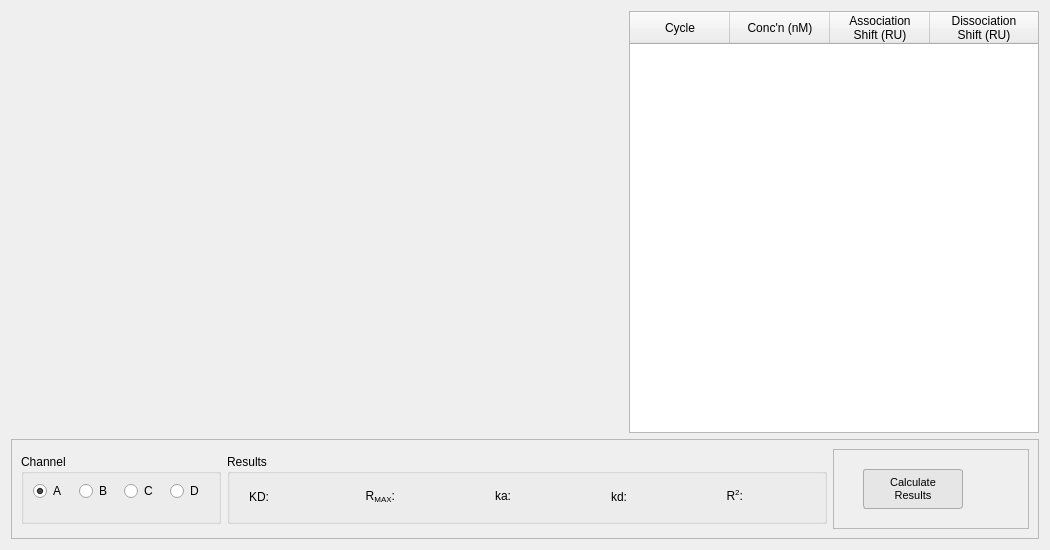
<?xml version="1.0" encoding="UTF-8"?>
<ui version="4.0">
 <class>KAKDWizardDialog</class>
 <widget class="QDialog" name="KAKDWizardDialog">
  <property name="geometry">
   <rect>
    <x>0</x>
    <y>0</y>
    <width>1050</width>
    <height>550</height>
   </rect>
  </property>
  <property name="minimumSize">
   <size>
    <width>1050</width>
    <height>550</height>
   </size>
  </property>
  <property name="font">
   <font>
    <family>Segoe UI</family>
   </font>
  </property>
  <property name="windowTitle">
   <string>Kinetic Wizard</string>
  </property>
  <layout class="QVBoxLayout" name="verticalLayout">
   <item>
    <layout class="QHBoxLayout" name="horizontalLayout_4">
     <item>
      <widget class="PlotWidget" name="graph" native="true">
       <property name="sizePolicy">
        <sizepolicy hsizetype="Expanding" vsizetype="Preferred">
         <horstretch>0</horstretch>
         <verstretch>0</verstretch>
        </sizepolicy>
       </property>
       <property name="minimumSize">
        <size>
         <width>600</width>
         <height>200</height>
        </size>
       </property>
       <layout class="QHBoxLayout" name="horizontalLayout">
        <item>
         <spacer name="horizontalSpacer">
          <property name="orientation">
           <enum>Qt::Horizontal</enum>
          </property>
          <property name="sizeHint" stdset="0">
           <size>
            <width>40</width>
            <height>20</height>
           </size>
          </property>
         </spacer>
        </item>
        <item>
         <layout class="QVBoxLayout" name="verticalLayout_2">
          <item>
           <widget class="QLabel" name="label_cur_info">
            <property name="sizePolicy">
             <sizepolicy hsizetype="Preferred" vsizetype="Fixed">
              <horstretch>0</horstretch>
              <verstretch>0</verstretch>
             </sizepolicy>
            </property>
            <property name="font">
             <font>
              <pointsize>8</pointsize>
             </font>
            </property>
            <property name="styleSheet">
             <string notr="true">color: rgb(150, 150, 150);</string>
            </property>
            <property name="text">
             <string/>
            </property>
            <property name="alignment">
             <set>Qt::AlignRight|Qt::AlignTop|Qt::AlignTrailing</set>
            </property>
           </widget>
          </item>
          <item>
           <spacer name="verticalSpacer">
            <property name="orientation">
             <enum>Qt::Vertical</enum>
            </property>
            <property name="sizeHint" stdset="0">
             <size>
              <width>20</width>
              <height>40</height>
             </size>
            </property>
           </spacer>
          </item>
         </layout>
        </item>
       </layout>
      </widget>
     </item>
     <item>
      <widget class="QTableWidget" name="table">
       <property name="minimumSize">
        <size>
         <width>410</width>
         <height>0</height>
        </size>
       </property>
       <property name="maximumSize">
        <size>
         <width>410</width>
         <height>16777215</height>
        </size>
       </property>
       <property name="horizontalScrollBarPolicy">
        <enum>Qt::ScrollBarAlwaysOff</enum>
       </property>
       <property name="editTriggers">
        <set>QAbstractItemView::DoubleClicked</set>
       </property>
       <property name="selectionBehavior">
        <enum>QAbstractItemView::SelectRows</enum>
       </property>
       <attribute name="horizontalHeaderDefaultSectionSize">
        <number>100</number>
       </attribute>
       <attribute name="horizontalHeaderMinimumSectionSize">
        <number>100</number>
       </attribute>
       <attribute name="horizontalHeaderStretchLastSection">
        <bool>true</bool>
       </attribute>
       <attribute name="verticalHeaderVisible">
        <bool>false</bool>
       </attribute>
       <column>
        <property name="text">
         <string>Cycle</string>
        </property>
        <property name="font">
         <font>
          <pointsize>9</pointsize>
         </font>
        </property>
        <property name="textAlignment">
         <set>AlignCenter</set>
        </property>
       </column>
       <column>
        <property name="text">
         <string>Conc'n (nM)</string>
        </property>
        <property name="font">
         <font>
          <pointsize>9</pointsize>
         </font>
        </property>
        <property name="textAlignment">
         <set>AlignCenter</set>
        </property>
       </column>
       <column>
        <property name="text">
         <string>Association
Shift (RU)</string>
        </property>
        <property name="font">
         <font>
          <pointsize>9</pointsize>
         </font>
        </property>
        <property name="textAlignment">
         <set>AlignCenter</set>
        </property>
       </column>
       <column>
        <property name="text">
         <string>Dissociation
Shift (RU)</string>
        </property>
        <property name="textAlignment">
         <set>AlignCenter</set>
        </property>
       </column>
      </widget>
     </item>
    </layout>
   </item>
   <item>
    <widget class="QFrame" name="frame_2">
     <property name="minimumSize">
      <size>
       <width>0</width>
       <height>100</height>
      </size>
     </property>
     <property name="maximumSize">
      <size>
       <width>16777215</width>
       <height>100</height>
      </size>
     </property>
     <property name="frameShape">
      <enum>QFrame::StyledPanel</enum>
     </property>
     <property name="frameShadow">
      <enum>QFrame::Raised</enum>
     </property>
     <layout class="QHBoxLayout" name="horizontalLayout_5">
      <item>
       <widget class="QGroupBox" name="groupBox_2">
        <property name="minimumSize">
         <size>
          <width>200</width>
          <height>70</height>
         </size>
        </property>
        <property name="maximumSize">
         <size>
          <width>220</width>
          <height>70</height>
         </size>
        </property>
        <property name="font">
         <font>
          <pointsize>9</pointsize>
         </font>
        </property>
        <property name="title">
         <string>Channel</string>
        </property>
        <layout class="QHBoxLayout" name="horizontalLayout_3">
         <property name="topMargin">
          <number>7</number>
         </property>
         <property name="bottomMargin">
          <number>11</number>
         </property>
         <item alignment="Qt::AlignTop">
          <widget class="QRadioButton" name="ch_a">
           <property name="text">
            <string>A</string>
           </property>
           <property name="checked">
            <bool>true</bool>
           </property>
          </widget>
         </item>
         <item alignment="Qt::AlignTop">
          <widget class="QRadioButton" name="ch_b">
           <property name="text">
            <string>B</string>
           </property>
          </widget>
         </item>
         <item alignment="Qt::AlignTop">
          <widget class="QRadioButton" name="ch_c">
           <property name="text">
            <string>C</string>
           </property>
          </widget>
         </item>
         <item alignment="Qt::AlignTop">
          <widget class="QRadioButton" name="ch_d">
           <property name="text">
            <string>D</string>
           </property>
          </widget>
         </item>
        </layout>
       </widget>
      </item>
      <item>
       <widget class="QGroupBox" name="affinity_result">
        <property name="sizePolicy">
         <sizepolicy hsizetype="Expanding" vsizetype="Preferred">
          <horstretch>0</horstretch>
          <verstretch>0</verstretch>
         </sizepolicy>
        </property>
        <property name="minimumSize">
         <size>
          <width>360</width>
          <height>70</height>
         </size>
        </property>
        <property name="maximumSize">
         <size>
          <width>10000</width>
          <height>70</height>
         </size>
        </property>
        <property name="font">
         <font>
          <pointsize>9</pointsize>
          <weight>50</weight>
          <bold>false</bold>
         </font>
        </property>
        <property name="title">
         <string>Results</string>
        </property>
        <layout class="QHBoxLayout" name="layout_constant">
         <property name="spacing">
          <number>10</number>
         </property>
         <property name="topMargin">
          <number>7</number>
         </property>
         <item alignment="Qt::AlignRight">
          <widget class="QLabel" name="label">
           <property name="minimumSize">
            <size>
             <width>30</width>
             <height>0</height>
            </size>
           </property>
           <property name="font">
            <font>
             <weight>50</weight>
             <bold>false</bold>
            </font>
           </property>
           <property name="text">
            <string>KD:</string>
           </property>
           <property name="alignment">
            <set>Qt::AlignRight|Qt::AlignTrailing|Qt::AlignVCenter</set>
           </property>
          </widget>
         </item>
         <item>
          <widget class="QLabel" name="lb_KD">
           <property name="sizePolicy">
            <sizepolicy hsizetype="Expanding" vsizetype="Preferred">
             <horstretch>0</horstretch>
             <verstretch>0</verstretch>
            </sizepolicy>
           </property>
           <property name="minimumSize">
            <size>
             <width>70</width>
             <height>0</height>
            </size>
           </property>
           <property name="text">
            <string/>
           </property>
          </widget>
         </item>
         <item alignment="Qt::AlignRight">
          <widget class="QLabel" name="label_2">
           <property name="minimumSize">
            <size>
             <width>40</width>
             <height>0</height>
            </size>
           </property>
           <property name="font">
            <font>
             <weight>50</weight>
             <bold>false</bold>
            </font>
           </property>
           <property name="text">
            <string>&lt;html&gt;&lt;head/&gt;&lt;body&gt;&lt;p&gt;R&lt;span style=&quot; vertical-align:sub;&quot;&gt;MAX&lt;/span&gt;:&lt;/p&gt;&lt;/body&gt;&lt;/html&gt;</string>
           </property>
           <property name="alignment">
            <set>Qt::AlignRight|Qt::AlignTrailing|Qt::AlignVCenter</set>
           </property>
          </widget>
         </item>
         <item>
          <widget class="QLabel" name="lb_Rmax">
           <property name="sizePolicy">
            <sizepolicy hsizetype="Expanding" vsizetype="Preferred">
             <horstretch>0</horstretch>
             <verstretch>0</verstretch>
            </sizepolicy>
           </property>
           <property name="minimumSize">
            <size>
             <width>70</width>
             <height>0</height>
            </size>
           </property>
           <property name="text">
            <string/>
           </property>
          </widget>
         </item>
         <item>
          <widget class="QLabel" name="label_4">
           <property name="minimumSize">
            <size>
             <width>30</width>
             <height>0</height>
            </size>
           </property>
           <property name="font">
            <font>
             <weight>50</weight>
             <bold>false</bold>
            </font>
           </property>
           <property name="text">
            <string>&lt;html&gt;&lt;head/&gt;&lt;body&gt;&lt;p&gt;ka:&lt;/p&gt;&lt;/body&gt;&lt;/html&gt;</string>
           </property>
           <property name="alignment">
            <set>Qt::AlignRight|Qt::AlignTrailing|Qt::AlignVCenter</set>
           </property>
          </widget>
         </item>
         <item>
          <widget class="QLabel" name="lb_ka">
           <property name="sizePolicy">
            <sizepolicy hsizetype="Expanding" vsizetype="Preferred">
             <horstretch>0</horstretch>
             <verstretch>0</verstretch>
            </sizepolicy>
           </property>
           <property name="minimumSize">
            <size>
             <width>70</width>
             <height>0</height>
            </size>
           </property>
           <property name="text">
            <string/>
           </property>
          </widget>
         </item>
         <item>
          <widget class="QLabel" name="label_3">
           <property name="minimumSize">
            <size>
             <width>30</width>
             <height>0</height>
            </size>
           </property>
           <property name="font">
            <font>
             <weight>50</weight>
             <bold>false</bold>
            </font>
           </property>
           <property name="text">
            <string>kd:</string>
           </property>
           <property name="alignment">
            <set>Qt::AlignRight|Qt::AlignTrailing|Qt::AlignVCenter</set>
           </property>
          </widget>
         </item>
         <item>
          <widget class="QLabel" name="lb_kd">
           <property name="sizePolicy">
            <sizepolicy hsizetype="Expanding" vsizetype="Preferred">
             <horstretch>0</horstretch>
             <verstretch>0</verstretch>
            </sizepolicy>
           </property>
           <property name="minimumSize">
            <size>
             <width>70</width>
             <height>0</height>
            </size>
           </property>
           <property name="text">
            <string/>
           </property>
          </widget>
         </item>
         <item>
          <widget class="QLabel" name="label_5">
           <property name="minimumSize">
            <size>
             <width>30</width>
             <height>0</height>
            </size>
           </property>
           <property name="font">
            <font>
             <weight>50</weight>
             <bold>false</bold>
            </font>
           </property>
           <property name="text">
            <string>&lt;html&gt;&lt;head/&gt;&lt;body&gt;&lt;p&gt;R&lt;span style=&quot; vertical-align:super;&quot;&gt;2&lt;/span&gt;:&lt;/p&gt;&lt;/body&gt;&lt;/html&gt;</string>
           </property>
           <property name="alignment">
            <set>Qt::AlignRight|Qt::AlignTrailing|Qt::AlignVCenter</set>
           </property>
          </widget>
         </item>
         <item>
          <widget class="QLabel" name="lb_r_sq">
           <property name="sizePolicy">
            <sizepolicy hsizetype="Expanding" vsizetype="Preferred">
             <horstretch>0</horstretch>
             <verstretch>0</verstretch>
            </sizepolicy>
           </property>
           <property name="minimumSize">
            <size>
             <width>60</width>
             <height>0</height>
            </size>
           </property>
           <property name="text">
            <string/>
           </property>
          </widget>
         </item>
        </layout>
       </widget>
      </item>
      <item>
       <widget class="QFrame" name="frame">
        <property name="font">
         <font>
          <pointsize>9</pointsize>
         </font>
        </property>
        <property name="frameShape">
         <enum>QFrame::StyledPanel</enum>
        </property>
        <property name="frameShadow">
         <enum>QFrame::Raised</enum>
        </property>
        <layout class="QHBoxLayout" name="horizontalLayout_2">
         <item>
          <spacer name="horizontalSpacer_2">
           <property name="orientation">
            <enum>Qt::Horizontal</enum>
           </property>
           <property name="sizeType">
            <enum>QSizePolicy::Fixed</enum>
           </property>
           <property name="sizeHint" stdset="0">
            <size>
             <width>20</width>
             <height>20</height>
            </size>
           </property>
          </spacer>
         </item>
         <item>
          <widget class="QPushButton" name="btn_kd">
           <property name="sizePolicy">
            <sizepolicy hsizetype="Preferred" vsizetype="Fixed">
             <horstretch>0</horstretch>
             <verstretch>0</verstretch>
            </sizepolicy>
           </property>
           <property name="minimumSize">
            <size>
             <width>100</width>
             <height>40</height>
            </size>
           </property>
           <property name="maximumSize">
            <size>
             <width>100</width>
             <height>40</height>
            </size>
           </property>
           <property name="font">
            <font>
             <family>Segoe UI</family>
             <pointsize>8</pointsize>
            </font>
           </property>
           <property name="styleSheet">
            <string notr="true">QPushButton {
		
		background-color: rgb(230, 230, 230);
	    border: 1px solid rgb(171, 171, 171); 
		border-radius: 3px;

}

QPushButton::hover{
	background: rgb(253, 253, 253);
	border: 1px raised;
	border-radius: 5px;
}</string>
           </property>
           <property name="text">
            <string>Calculate
Results</string>
           </property>
          </widget>
         </item>
         <item>
          <spacer name="horizontalSpacer_3">
           <property name="orientation">
            <enum>Qt::Horizontal</enum>
           </property>
           <property name="sizeType">
            <enum>QSizePolicy::Fixed</enum>
           </property>
           <property name="sizeHint" stdset="0">
            <size>
             <width>20</width>
             <height>20</height>
            </size>
           </property>
          </spacer>
         </item>
         <item>
          <widget class="QPushButton" name="btn_save">
           <property name="sizePolicy">
            <sizepolicy hsizetype="Fixed" vsizetype="Fixed">
             <horstretch>0</horstretch>
             <verstretch>0</verstretch>
            </sizepolicy>
           </property>
           <property name="minimumSize">
            <size>
             <width>30</width>
             <height>30</height>
            </size>
           </property>
           <property name="maximumSize">
            <size>
             <width>30</width>
             <height>30</height>
            </size>
           </property>
           <property name="font">
            <font>
             <pointsize>5</pointsize>
            </font>
           </property>
           <property name="mouseTracking">
            <bool>true</bool>
           </property>
           <property name="toolTip">
            <string>Export Segment Data</string>
           </property>
           <property name="layoutDirection">
            <enum>Qt::LeftToRight</enum>
           </property>
           <property name="autoFillBackground">
            <bool>false</bool>
           </property>
           <property name="styleSheet">
            <string notr="true">QPushButton{
	border: none;
	background: none;
}

QPushButton::hover{
	background: white;
	border: 1px raised;
	border-radius: 10px;
}</string>
           </property>
           <property name="text">
            <string/>
           </property>
           <property name="icon">
            <iconset resource="ai.qrc">
             <normaloff>:/img/img/save.png</normaloff>:/img/img/save.png</iconset>
           </property>
           <property name="iconSize">
            <size>
             <width>30</width>
             <height>30</height>
            </size>
           </property>
           <property name="autoRepeat">
            <bool>false</bool>
           </property>
           <property name="autoExclusive">
            <bool>false</bool>
           </property>
           <property name="autoDefault">
            <bool>false</bool>
           </property>
           <property name="default">
            <bool>false</bool>
           </property>
           <property name="flat">
            <bool>false</bool>
           </property>
          </widget>
         </item>
        </layout>
       </widget>
      </item>
     </layout>
    </widget>
   </item>
  </layout>
 </widget>
 <customwidgets>
  <customwidget>
   <class>PlotWidget</class>
   <extends>QWidget</extends>
   <header>pyqtgraph</header>
   <container>1</container>
  </customwidget>
 </customwidgets>
 <resources>
  <include location="ai.qrc"/>
 </resources>
 <connections/>
</ui>
